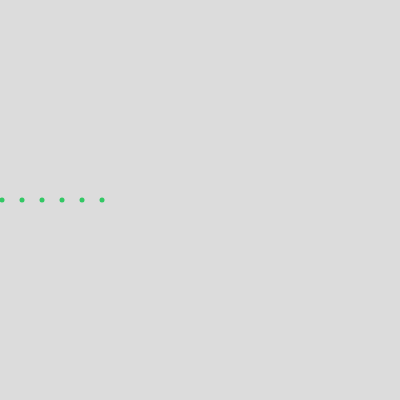
Frame 1 (no input)
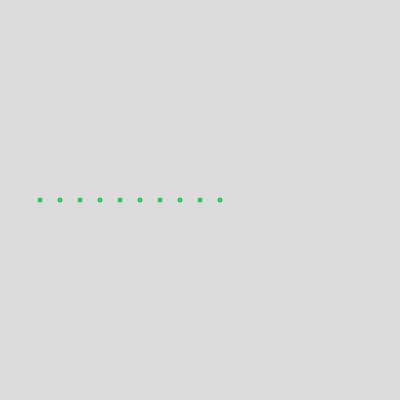
Frame 60 (no input)
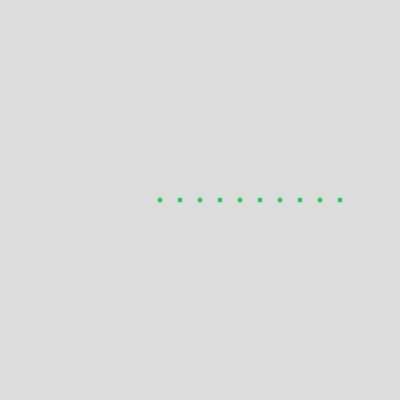
Frame 120 (the mouse pressed at the canvas centre since frame 60)

The p5.js sketch that drew these frames (run headless with seeded random() and noise() and a simulated clock; from frame 60 on, the mouse is pressed at the canvas centre):

// p5.js sketch
// ── sketch.js
let snake;

function setup() {
  createCanvas(400, 400);
  snake = new Snake(100, 200, 10, 2); // start at (100, 200), 10 segments, speed 2
}

function draw() {
  background(220);
  
  // Control snake direction with arrow keys
  if (keyIsDown(LEFT_ARROW)) snake.setDirection(-1, 0);
  if (keyIsDown(RIGHT_ARROW)) snake.setDirection(1, 0);
  if (keyIsDown(UP_ARROW)) snake.setDirection(0, -1);
  if (keyIsDown(DOWN_ARROW)) snake.setDirection(0, 1);

  
  
  snake.update();
  snake.display();
}

function keyPressed() {
  if (key === 'l' || key === 'L') {
    // Toggle stop/start
    if (snake.speed !== 0) {
      snake.speed = 0;  // stop
    } else {
      snake.speed = 2;  // resume with original speed (change if needed)
    }
  }
}
// ── Snake.js
class Snake {
  constructor(x, y, length, speed) {
    this.segments = [];
    this.speed = speed;
    this.direction = createVector(1, 0); // initial direction to the right
    
    // Initialize segments at the same position
    for (let i = 0; i < length; i++) {
      this.segments.push(createVector(x - i * 20, y)); // spaced horizontally
    }
  }

  update() {
    // Move head forward
    let head = this.segments[0];
    let velocity = p5.Vector.mult(this.direction, this.speed);
    head.add(velocity);

    // Update each segment to follow the previous segment
    for (let i = 1; i < this.segments.length; i++) {
      let prev = this.segments[i - 1];
      let current = this.segments[i];

      // Vector from current to prev
      let dir = p5.Vector.sub(prev, current);
      let dist = dir.mag();

      // Keep segments about 20 pixels apart (segment length)
      if (dist > 20) {
        dir.setMag(dist - 20);
        current.add(dir);
      }
    }
  }

  setDirection(x, y) {
    // Change direction vector, normalize to unit vector
    this.direction.set(x, y);
    this.direction.normalize();
  }

  display() {
    noStroke();
    fill(50, 200, 100);
    for (let seg of this.segments) {
      ellipse(seg.x, seg.y, 5, 5);
    }
  }
}
